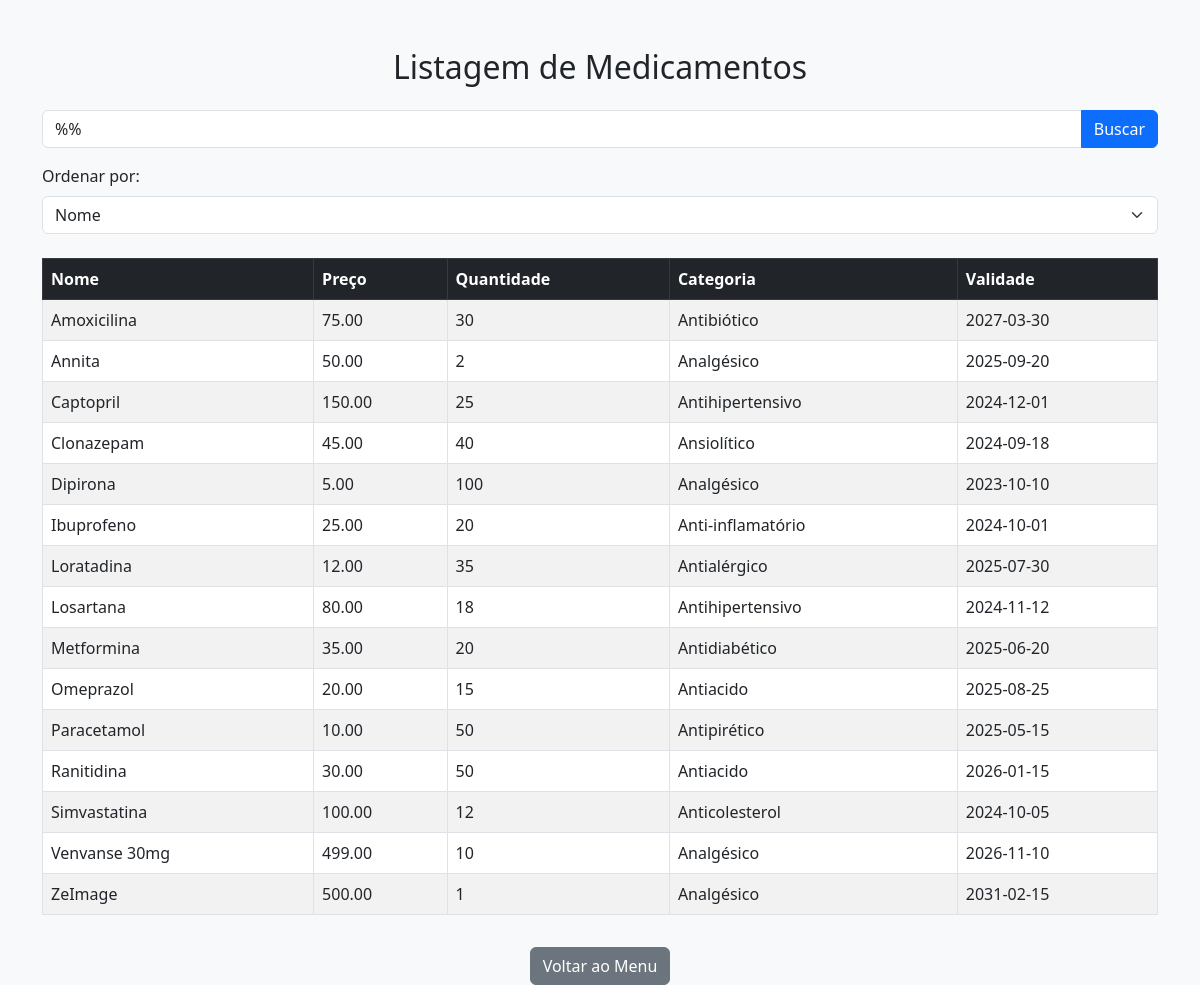
/server/listagem.php, run on the app's committed database.
### tables this page shows
CREATE TABLE medicamentos (
    id INT AUTO_INCREMENT PRIMARY KEY,
    nome VARCHAR(255) NOT NULL,
    preco DECIMAL(10, 2) NOT NULL, 
    quantidade INT NOT NULL,
    categoria VARCHAR(100) NOT NULL,
    validade DATE NOT NULL
);

### server/listagem.php (the view, shortened to what this page needs)
<?php
include '../db/config.php';
$searchTerm = '';
$orderBy = 'nome';
$query = "SELECT * FROM medicamentos WHERE nome LIKE ? ORDER BY $orderBy";
$stmt = $conn->prepare($query);
$searchTerm = "%$searchTerm%";
$stmt->bind_param("s", $searchTerm);
$stmt->execute();
$result = $stmt->get_result();
?>
<!DOCTYPE html>
<html lang="pt-br">
<head>
    <link href="https://cdn.jsdelivr.net/npm/bootstrap@5.3.0/dist/css/bootstrap.min.css" rel="stylesheet">
</head>
<body class="bg-light">
    <div class="container mt-5">
        <h2 class="text-center mb-4">Listagem de Medicamentos</h2>
        <form method="post" class="mb-4">
            <div class="input-group mb-3">
                <input type="text" class="form-control" name="searchTerm" placeholder="Buscar medicamento pelo nome" value="<?php echo htmlspecialchars($searchTerm); ?>">
                <button class="btn btn-primary" type="submit" name="search">Buscar</button>
            </div>
            <div class="mb-3">
                <label for="orderBy" class="form-label">Ordenar por:</label>
                <select id="orderBy" name="orderBy" class="form-select" onchange="this.form.submit()">
                    <option value="nome" <?php echo ($orderBy === 'nome') ? 'selected' : ''; ?>>Nome</option>
                </select>
            </div>
        </form>
        <div class="table-responsive">
            <table class="table table-bordered table-striped">
                <thead class="table-dark">
                    <tr>
                        <th>Nome</th>
                        <th>Preço</th>
                        <th>Quantidade</th>
                        <th>Categoria</th>
                        <th>Validade</th>
                    </tr>
                </thead>
                <tbody>
                    <?php if ($result->num_rows > 0): ?>
                        <?php while ($row = $result->fetch_assoc()): ?>
                            <tr>
                                <td><?php echo htmlspecialchars($row['nome']); ?></td>
                                <td><?php echo htmlspecialchars($row['preco']); ?></td>
                                <td><?php echo htmlspecialchars($row['quantidade']); ?></td>
                                <td><?php echo htmlspecialchars($row['categoria']); ?></td>
                                <td><?php echo htmlspecialchars($row['validade']); ?></td>
                            </tr>
                        <?php endwhile; ?>
                    <?php else: ?>
                        <tr>
                            <td colspan="5" class="text-center">Nenhum medicamento encontrado.</td>
                        </tr>
                    <?php endif; ?>
                </tbody>
            </table>
        </div>
        <div class="mt-3 text-center">
            <a href="menu.html" class="btn btn-secondary">Voltar ao Menu</a>
        </div>
    </div>
</body>
</html>

### data on the page
medicamentos: nome "Amoxicilina", preco "75.00", quantidade "30", categoria "Antibiótico", validade "2027-03-30"
medicamentos: nome "Annita", preco "50.00", quantidade "2", categoria "Analgésico", validade "2025-09-20"
medicamentos: nome "Captopril", preco "150.00", quantidade "25", categoria "Antihipertensivo", validade "2024-12-01"
medicamentos: nome "Clonazepam", preco "45.00", quantidade "40", categoria "Ansiolítico", validade "2024-09-18"
medicamentos: nome "Dipirona", preco "5.00", quantidade "100", categoria "Analgésico", validade "2023-10-10"
medicamentos: nome "Ibuprofeno", preco "25.00", quantidade "20", categoria "Anti-inflamatório", validade "2024-10-01"
medicamentos: nome "Loratadina", preco "12.00", quantidade "35", categoria "Antialérgico", validade "2025-07-30"
medicamentos: nome "Losartana", preco "80.00", quantidade "18", categoria "Antihipertensivo", validade "2024-11-12"
medicamentos: nome "Metformina", preco "35.00", quantidade "20", categoria "Antidiabético", validade "2025-06-20"
medicamentos: nome "Omeprazol", preco "20.00", quantidade "15", categoria "Antiacido", validade "2025-08-25"
medicamentos: nome "Paracetamol", preco "10.00", quantidade "50", categoria "Antipirético", validade "2025-05-15"
medicamentos: nome "Ranitidina", preco "30.00", quantidade "50", categoria "Antiacido", validade "2026-01-15"
medicamentos: nome "Simvastatina", preco "100.00", quantidade "12", categoria "Anticolesterol", validade "2024-10-05"
medicamentos: nome "Venvanse 30mg", preco "499.00", quantidade "10", categoria "Analgésico", validade "2026-11-10"
medicamentos: nome "ZeImage", preco "500.00", quantidade "1", categoria "Analgésico", validade "2031-02-15"
